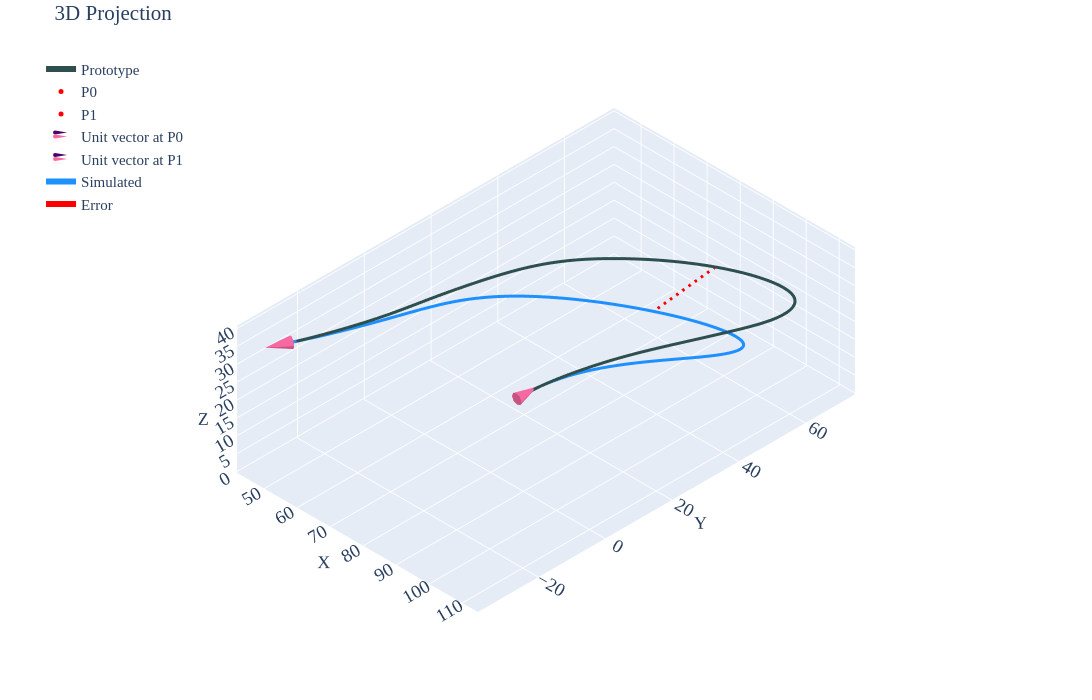

Write notebook code for a chart like this one.
### Code cell
#| label: p2c3

gravity_looper(psit=2,case=3,density=1.353e-6,pfix='density-sens\\density-110-1353\\')
